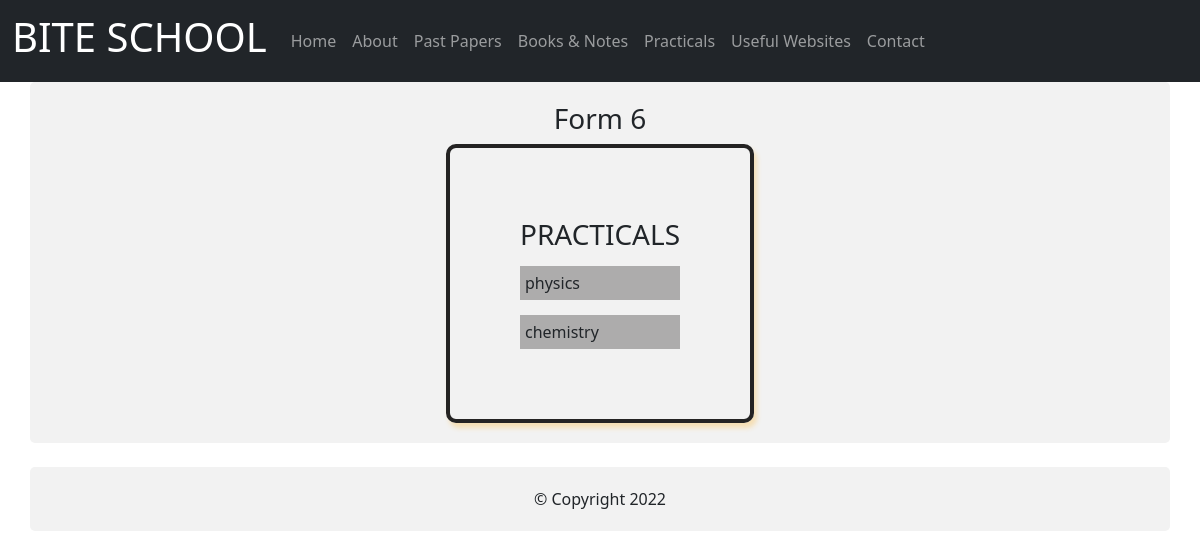
The app's page /practicals/, older data.
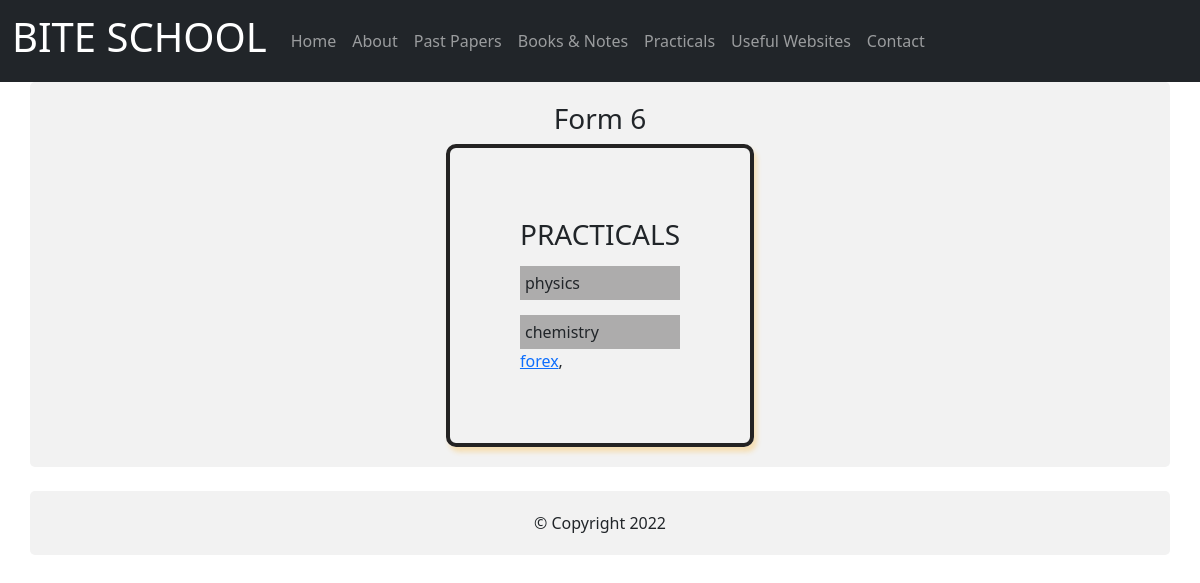
The same page, newer data.
### Files/models.py (models this page shows, shortened)
class ChemistryPracticals (models.Model):
    adminupload = models.FileField(upload_to='media')
    Name_of_the_practical = models.CharField(max_length=20)

### Files/views.py (the view)
# urls.py: path('practicals/' ,views.practicalspage, name='practicals_return'),
def practicalspage(request):
    context3 = { "File1":ChemistryPracticals.objects.all(),
                 "File2":physics_practicals.objects.all(),
              }
    return render(request ,'Files/practicals.html', context3)

### Files/templates/Files/practicals.html (shortened to what this page needs)
{% extends 'Files/base.html' %}
{% block content %}
 <section id="book" class="container mb-4">
        <h3>Form 6</h3>
     <div id="BOOK">
            <h3>PRACTICALS</h3>
            <div class="Physics">
                <div id="title2">physics</div>
            </div>
            <div class="Chemistry">
                <div id="title3">chemistry</div>
                {% for post in File1 %}
                  <a href="{{post.adminupload.url}}">{{post.Name_of_the_practical}}</a>, <br>
                {% endfor %}
            </div>
        </div>
</section>
    <center>
    <p class="p2 container">&copy; Copyright {%now "Y" %}</p>
     </center>
{% endblock content %}

Row changes from the older to the newer data that the page shows:
added ChemistryPracticals: Name_of_the_practical "forex"
